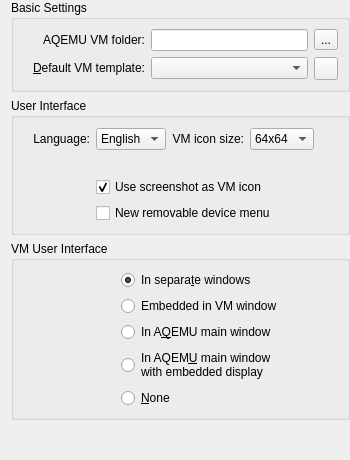
     <widget class="QWidget" name="tab_3">
      <attribute name="icon">
       <iconset resource="../resources/icons.qrc">
        <normaloff>:/windows-actions.png</normaloff>:/windows-actions.png</iconset>
      </attribute>
      <attribute name="title">
       <string>User Interface</string>
      </attribute>
      <layout class="QVBoxLayout" name="verticalLayout_5">
       <property name="leftMargin">
        <number>11</number>
       </property>
       <property name="topMargin">
        <number>0</number>
       </property>
       <property name="rightMargin">
        <number>0</number>
       </property>
       <property name="bottomMargin">
        <number>0</number>
       </property>
       <item>
        <widget class="QGroupBox" name="groupBox_3">
         <property name="title">
          <string>Basic Settings</string>
         </property>
         <layout class="QGridLayout" name="gridLayout_7">
          <item row="0" column="0">
           <layout class="QGridLayout" name="gridLayout_6" columnstretch="1,2,0">
            <property name="leftMargin">
             <number>10</number>
            </property>
            <item row="0" column="0">
             <widget class="QLabel" name="Label_VM_Folder">
              <property name="sizePolicy">
               <sizepolicy hsizetype="Minimum" vsizetype="Preferred">
                <horstretch>0</horstretch>
                <verstretch>0</verstretch>
               </sizepolicy>
              </property>
              <property name="text">
               <string>AQEMU VM folder:</string>
              </property>
              <property name="alignment">
               <set>Qt::AlignRight|Qt::AlignTrailing|Qt::AlignVCenter</set>
              </property>
             </widget>
            </item>
            <item row="1" column="1">
             <widget class="QComboBox" name="CB_Default_VM_Template">
              <property name="sizePolicy">
               <sizepolicy hsizetype="Minimum" vsizetype="Fixed">
                <horstretch>0</horstretch>
                <verstretch>0</verstretch>
               </sizepolicy>
              </property>
             </widget>
            </item>
            <item row="1" column="0">
             <widget class="QLabel" name="Label_Default_VM_Template">
              <property name="sizePolicy">
               <sizepolicy hsizetype="Minimum" vsizetype="Fixed">
                <horstretch>0</horstretch>
                <verstretch>0</verstretch>
               </sizepolicy>
              </property>
              <property name="text">
               <string>&amp;Default VM template:</string>
              </property>
              <property name="alignment">
               <set>Qt::AlignRight|Qt::AlignTrailing|Qt::AlignVCenter</set>
              </property>
              <property name="buddy">
               <cstring>CB_Default_VM_Template</cstring>
              </property>
             </widget>
            </item>
            <item row="0" column="1">
             <widget class="QLineEdit" name="Edit_VM_Folder">
              <property name="sizePolicy">
               <sizepolicy hsizetype="Minimum" vsizetype="Fixed">
                <horstretch>0</horstretch>
                <verstretch>0</verstretch>
               </sizepolicy>
              </property>
             </widget>
            </item>
            <item row="0" column="2">
             <widget class="QToolButton" name="TB_VM_Folder">
              <property name="text">
               <string>...</string>
              </property>
              <property name="icon">
               <iconset resource="../resources/icons.qrc">
                <normaloff>:/open-folder.png</normaloff>:/open-folder.png</iconset>
              </property>
             </widget>
            </item>
            <item row="1" column="2">
             <widget class="QToolButton" name="Button_Create_Template_from_VM">
              <property name="toolTip">
               <string>Create Template</string>
              </property>
              <property name="text">
               <string/>
              </property>
              <property name="icon">
               <iconset resource="../resources/icons.qrc">
                <normaloff>:/add.png</normaloff>:/add.png</iconset>
              </property>
             </widget>
            </item>
           </layout>
          </item>
         </layout>
        </widget>
       </item>
       <item>
        <widget class="QGroupBox" name="groupBox_4">
         <property name="title">
          <string>User Interface</string>
         </property>
         <layout class="QHBoxLayout" name="horizontalLayout_3">
          <item>
           <layout class="QGridLayout" name="gridLayout_10" rowstretch="1,2,0,0,0,0" columnstretch="1,2,0,0">
            <property name="leftMargin">
             <number>10</number>
            </property>
            <item row="0" column="0">
             <widget class="QLabel" name="Label_Language">
              <property name="sizePolicy">
               <sizepolicy hsizetype="Minimum" vsizetype="Preferred">
                <horstretch>0</horstretch>
                <verstretch>0</verstretch>
               </sizepolicy>
              </property>
              <property name="text">
               <string>Language:</string>
              </property>
              <property name="alignment">
               <set>Qt::AlignRight|Qt::AlignTrailing|Qt::AlignVCenter</set>
              </property>
             </widget>
            </item>
            <item row="4" column="1" rowspan="2" colspan="2">
             <widget class="QCheckBox" name="CH_Use_New_Device_Changer">
              <property name="text">
               <string>New removable device menu</string>
              </property>
             </widget>
            </item>
            <item row="3" column="1" colspan="2">
             <widget class="QCheckBox" name="CH_Screenshot_for_OS_Logo">
              <property name="sizePolicy">
               <sizepolicy hsizetype="MinimumExpanding" vsizetype="Fixed">
                <horstretch>0</horstretch>
                <verstretch>0</verstretch>
               </sizepolicy>
              </property>
              <property name="text">
               <string>Use screenshot as VM icon</string>
              </property>
              <property name="checked">
               <bool>true</bool>
              </property>
             </widget>
            </item>
            <item row="0" column="1" colspan="2">
             <layout class="QHBoxLayout" name="horizontalLayout_11">
              <item>
               <widget class="QComboBox" name="CB_Language">
                <property name="sizePolicy">
                 <sizepolicy hsizetype="Fixed" vsizetype="Fixed">
                  <horstretch>0</horstretch>
                  <verstretch>0</verstretch>
                 </sizepolicy>
                </property>
                <item>
                 <property name="text">
                  <string>English</string>
                 </property>
                </item>
               </widget>
              </item>
              <item>
               <widget class="QLabel" name="Label_VM_Icons_Size">
                <property name="sizePolicy">
                 <sizepolicy hsizetype="Minimum" vsizetype="Preferred">
                  <horstretch>0</horstretch>
                  <verstretch>0</verstretch>
                 </sizepolicy>
                </property>
                <property name="text">
                 <string>VM icon size:</string>
                </property>
                <property name="alignment">
                 <set>Qt::AlignRight|Qt::AlignTrailing|Qt::AlignVCenter</set>
                </property>
               </widget>
              </item>
              <item>
               <widget class="QComboBox" name="CB_VM_Icons_Size">
                <property name="sizePolicy">
                 <sizepolicy hsizetype="Fixed" vsizetype="Fixed">
                  <horstretch>0</horstretch>
                  <verstretch>0</verstretch>
                 </sizepolicy>
                </property>
                <property name="currentIndex">
                 <number>4</number>
                </property>
                <item>
                 <property name="text">
                  <string>16x16</string>
                 </property>
                </item>
                <item>
                 <property name="text">
                  <string>24x24</string>
                 </property>
                </item>
                <item>
                 <property name="text">
                  <string>32x32</string>
                 </property>
                </item>
                <item>
                 <property name="text">
                  <string>48x48</string>
                 </property>
                </item>
                <item>
                 <property name="text">
                  <string>64x64</string>
                 </property>
                </item>
               </widget>
              </item>
             </layout>
            </item>
            <item row="0" column="3">
             <spacer name="horizontalSpacer_4">
              <property name="orientation">
               <enum>Qt::Horizontal</enum>
              </property>
              <property name="sizeType">
               <enum>QSizePolicy::MinimumExpanding</enum>
              </property>
              <property name="sizeHint" stdset="0">
               <size>
                <width>24</width>
                <height>24</height>
               </size>
              </property>
             </spacer>
            </item>
            <item row="2" column="1">
             <spacer name="horizontalSpacer_5">
              <property name="orientation">
               <enum>Qt::Horizontal</enum>
              </property>
              <property name="sizeHint" stdset="0">
               <size>
                <width>40</width>
                <height>20</height>
               </size>
              </property>
             </spacer>
            </item>
           </layout>
          </item>
         </layout>
        </widget>
       </item>
       <item>
        <widget class="QGroupBox" name="groupBox_5">
         <property name="title">
          <string>VM User Interface</string>
         </property>
         <layout class="QHBoxLayout" name="horizontalLayout_7">
          <item>
           <layout class="QGridLayout" name="gridLayout_11" rowstretch="1,0,0,0,0" columnstretch="1,2,0">
            <property name="leftMargin">
             <number>10</number>
            </property>
            <item row="1" column="1">
             <widget class="QRadioButton" name="RB_Emul_Show_VNC">
              <property name="text">
               <string>Embedded in VM window</string>
              </property>
             </widget>
            </item>
            <item row="4" column="1">
             <widget class="QRadioButton" name="RB_Emul_No_Show">
              <property name="text">
               <string>&amp;None</string>
              </property>
             </widget>
            </item>
            <item row="0" column="1">
             <widget class="QRadioButton" name="RB_Emul_Show_Window">
              <property name="sizePolicy">
               <sizepolicy hsizetype="Minimum" vsizetype="Fixed">
                <horstretch>0</horstretch>
                <verstretch>0</verstretch>
               </sizepolicy>
              </property>
              <property name="sizeIncrement">
               <size>
                <width>1</width>
                <height>0</height>
               </size>
              </property>
              <property name="text">
               <string>In separa&amp;te windows</string>
              </property>
              <property name="checked">
               <bool>true</bool>
              </property>
             </widget>
            </item>
            <item row="3" column="1">
             <widget class="QRadioButton" name="RB_Emul_Show_VNC_In_Main_Window">
              <property name="text">
               <string>In AQEM&amp;U main window
with embedded display</string>
              </property>
             </widget>
            </item>
            <item row="0" column="0">
             <spacer name="horizontalSpacer_2">
              <property name="orientation">
               <enum>Qt::Horizontal</enum>
              </property>
              <property name="sizeType">
               <enum>QSizePolicy::Minimum</enum>
              </property>
              <property name="sizeHint" stdset="0">
               <size>
                <width>40</width>
                <height>20</height>
               </size>
              </property>
             </spacer>
            </item>
            <item row="0" column="2">
             <spacer name="horizontalSpacer_3">
              <property name="orientation">
               <enum>Qt::Horizontal</enum>
              </property>
              <property name="sizeType">
               <enum>QSizePolicy::Fixed</enum>
              </property>
              <property name="sizeHint" stdset="0">
               <size>
                <width>40</width>
                <height>20</height>
               </size>
              </property>
             </spacer>
            </item>
            <item row="2" column="1">
             <widget class="QRadioButton" name="RB_Emul_Show_In_Main_Window">
              <property name="text">
               <string>In A&amp;QEMU main window</string>
              </property>
             </widget>
            </item>
           </layout>
          </item>
         </layout>
        </widget>
       </item>
       <item>
        <spacer name="verticalSpacer_13">
         <property name="orientation">
          <enum>Qt::Vertical</enum>
         </property>
         <property name="sizeHint" stdset="0">
          <size>
           <width>20</width>
           <height>40</height>
          </size>
         </property>
        </spacer>
       </item>
      </layout>
     </widget>
